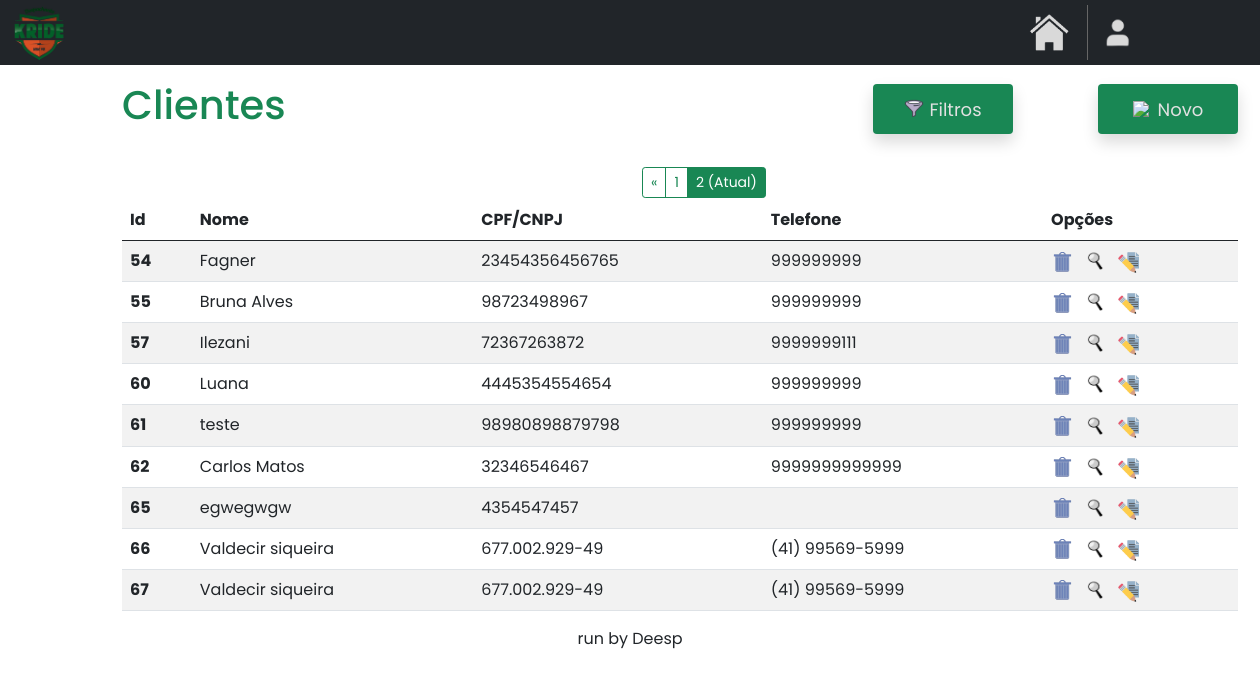
Before: /home/clientes?page=2 with the older database file.
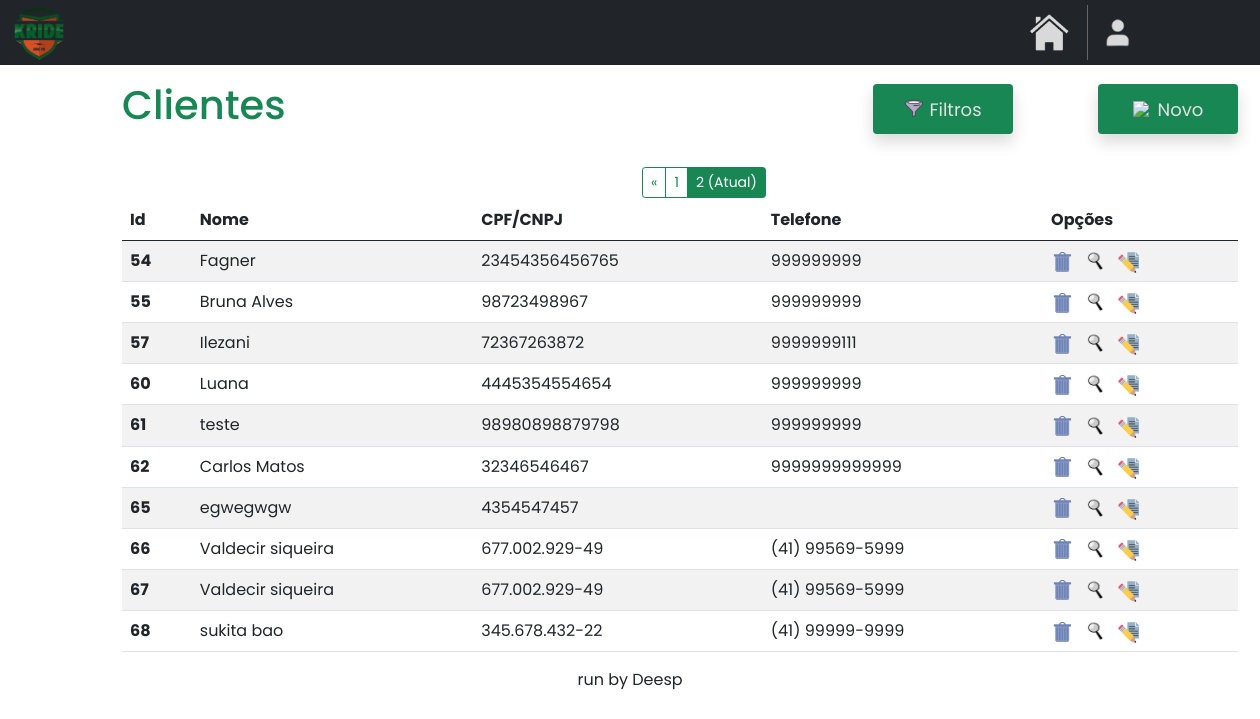
After: the same page with the newer database file.
### clientes/models.py (models this page shows)
class Cliente(models.Model):
    name = models.CharField(max_length=40)
    cpf_cnpj = models.CharField(max_length=25)
    telefone = models.CharField(max_length=25)
    cep = models.CharField(max_length=50, default='')
    bairro = models.CharField(max_length=30, default='')
    estado = models.CharField(max_length=30, default='')
    cidade = models.CharField(max_length=25, default='')
    numero = models.CharField(max_length=10, default='')
    email = models.EmailField(max_length=100, null=True, blank=True)

### clientes/views.py (the view)
# urls.py: path('clientes', clienteviews.clientes, name='clientes'),
def clientes(request):
    return paginacao(request)

### clientes/views.py (called while the page is built)
def paginacao(request):
    clientes = Cliente.objects.all().values('id', 'name', 'cpf_cnpj', 'telefone')
    clientes_paginados = Paginator(clientes, 15)
    page_num = request.GET.get('page')
    clientes = clientes_paginados.get_page(page_num)
    return render(request, 'clientes.html', {'clientes': clientes})

### clientes/templates/clientes.html (shortened to what the changed rows need)
{% extends "base.html" %}
{% load static %}
{% block content %}
<!DOCTYPE html>
<html lang="en">
<head>
    <link href="https://cdn.jsdelivr.net/npm/bootstrap@5.0.2/dist/css/bootstrap.min.css" rel="stylesheet">
</head>
<body>
    <div class="container mt-3 custom-container">
        <div class="d-flex justify-content-start align-items-center">
            <h1 class="me-auto text-success">Clientes</h1>
        </div>
        {% if clientes.has_other_pages %}
            <div class="btn-group" role="group" aria-label="Item pagination" style="margin-left: 520px; margin-top: 30px; margin-bottom: -14px;">
                {% if clientes.has_previous %}
                    <a href="?page={{ clientes.previous_page_number }}" class="btn btn-outline-success btn-sm">&laquo;</a>
                {% endif %}
                {% for page_number in clientes.paginator.page_range %}
                    {% if clientes.number == page_number %}
                        <button class="btn btn-outline-success btn-sm active">
                            <span>{{ page_number }} <span class="sr-only">(Atual)</span></span>
                        </button>
                    {% else %}
                        <a href="?page={{ page_number }}" class="btn btn-outline-success btn-sm">
                            {{ page_number }}
                        </a>
                    {% endif %}
                {% endfor %}
            </div>
        {% endif %}
        <table class="table table-striped mt-3">
            <thead>
                <tr>
                    <th scope="col">Id</th>
                    <th scope="col">Nome</th>
                    <th scope="col">CPF/CNPJ</th>
                    <th scope="col">Telefone</th>
                    <th scope="col">Opções</th>
                </tr>
            </thead>
            <tbody id="tbodyClientes">
                {% for cliente in clientes %}
                    <tr>
                        <th>{{cliente.id}}</th>
                        <td>{{cliente.name}}</td>
                        <td>{{cliente.cpf_cnpj}}</td>
                        <td>{{cliente.telefone}}</td>
                        <td>
                            <div style="display: flex; gap: 10px;">
                                <a href="#" class="delete-button" data-toggle="modal" data-target="#confirmDeleteModal" data-url="{% url 'excluir_cliente' cliente.id %}" title="EXCLUIR">
                                    <img src="{% static 'index/images/excluir.png' %}" style="width: 24px; height: 22px;">
                                </a>
                                <a href="{% url 'consultar_cliente' cliente.id %}" title="CONSULTAR">
                                    <img src="{% static 'index/images/consultar.png' %}" style="width: 22px; height: 23px;">
                                </a>
                                <a href="{% url 'editar_cliente' cliente.id %}" title="EDITAR">
                                    <img src="{% static 'index/images/editar.png' %}" style="width: 22px; height: 23px;">
                                </a>
                            </div>
                        </td>
                    </tr>
                {% endfor %}
            </tbody>
        </table>
    </div>
</body>
</html>
{% endblock %}

Changed rows visible on the page:
added Cliente: id "68", name "sukita bao", cpf_cnpj "345.678.432-22", telefone "(41) 99999-9999"
